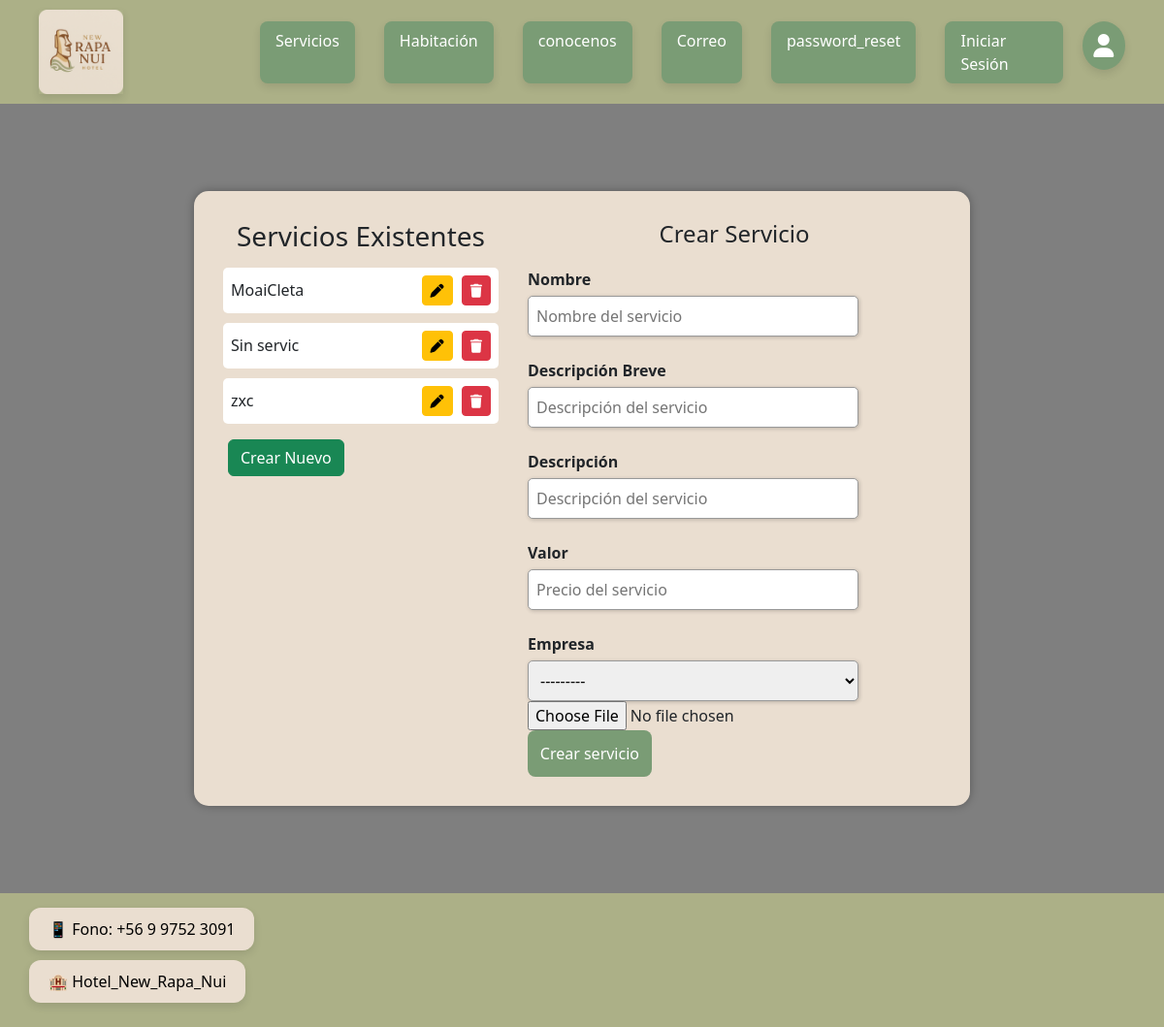
Screenshot of /listar_servicio/ with the database file from the repository.
### app/models.py (models this page shows, shortened)
class Servicio_Ext(models.Model):
    n_s_ext = models.CharField(max_length=10, primary_key=True)
    descripcion_breve = models.TextField(max_length=100,default='')
    descripcions_ext = models.TextField(max_length=100)
    precios_ext = models.IntegerField()
    empresa = models.ForeignKey(Empresa, on_delete=models.CASCADE)
    imagen = models.ImageField(upload_to='servicios', null=True)

### app/views.py (the view, shortened to what this page needs)
# urls.py: path("listar_servicio/", listar_servicio, name="listar_servicio"),
def listar_servicio(request):
    data = {
        'form': ServicioExtForm(),
        'servicios': Servicio_Ext.objects.all()
    }
    return render(request, "app/Empleados/crear-servicio-emp/crear-servicio-emp.html", data)

### app/forms.py
class ServicioExtForm(forms.ModelForm):
    class Meta:
        model = Servicio_Ext
        fields = '__all__'

### app/models.py (called while the page is built)
    def __str__(self):
        return self.Rut_empresa

### app/templates/app/Empleados/crear-servicio-emp/crear-servicio-emp.html (shortened to what this page needs)
{% extends 'app/base.html' %}
{% load static %}
{% block extra_css %}
  <link rel="stylesheet" href="{% static 'app/css/crear-servicio-emp.css' %}">
{% endblock %}
{% block content %}
<main class="contenedor-recuadro">
  <div class="recuadro-servicio">
    <div class="lado izquierdo">
      <h3>Servicios Existentes</h3>
      <ul>
        {% for p in servicios %}
          <li>
            {{ p.n_s_ext }}
            <span>
              <a class="btn btn-warning btn-sm" href="{% url 'modificar_servicio_ext' p.n_s_ext %}">
                <i class="fas fa-pen"></i>
              </a>
              <a class="btn btn-danger btn-sm" href="{% url 'eliminar_servicio_ext' p.n_s_ext %}">
                <i class="fas fa-trash"></i>
              </a>
            </span>
          </li>
        {% endfor %}
      </ul>
      <a class="btn btn-success" href="{% url 'listar_servicio' %}">Crear Nuevo</a>
    </div>
    <div class="lado derecho">
      <h2 class="reservaTitulo">Crear Servicio</h2>
      <form method="POST" enctype="multipart/form-data">
        <div class="titulosInputs"><p>Nombre</p></div>
        <input type="text" name="{{ form.n_s_ext.name }}" value="{{ form.n_s_ext.value|default_if_none:'' }}" placeholder="Nombre del servicio">
        <div class="titulosInputs"><p>Descripción Breve</p></div>
        <input type="text" name="{{ form.descripcion_breve.name }}" value="{{ form.descripcion_breve.value|default_if_none:'' }}" placeholder="Descripción del servicio">
        <div class="titulosInputs"><p>Descripción</p></div>
        <input type="text" name="{{ form.descripcions_ext.name }}" value="{{ form.descripcions_ext.value|default_if_none:'' }}" placeholder="Descripción del servicio">
        <div class="titulosInputs"><p>Valor</p></div>
        <input type="number" name="{{ form.precios_ext.name }}" value="{{ form.precios_ext.value|default_if_none:'' }}" placeholder="Precio del servicio">
        <div class="titulosInputs"><p>Empresa</p></div>
        {{ form.empresa }}
        {{ form.imagen }}
        <div class="contenedorInputs">
          <button type="submit" class="button">Crear servicio</button>
        </div>
      </form>
    </div>
  </div>
</main>
{% endblock %}

### app/static/app/css/base.css (style rules this page uses)
html, body { height: 100%; width: 100%; }
body { flex: 1; }
html, body { height: 100%; margin: 0; padding: 0; }
body { display: flex; flex-direction: column; min-height: 100vh; }
main { flex: 1; }

### app/static/app/css/habitacion-emp.css (style rules this page uses)
body { position: relative; background-image: url("../img/fondo.png"); background-size: cover; background-position: center; background-repeat: no-repeat; background-attachment: fixed; height: 100vh; }
body::before { content: ''; position: absolute; top: 0; left: 0; width: 100%; height: 100%; background: rgba(0, 0, 0, 0.5); z-index: -1; }

### app/static/app/css/crear-servicio-emp.css (style rules this page uses)
body { background: url("../img/fondo.png") no-repeat center center fixed; background-size: cover; position: relative; }
body::before { content: ""; position: fixed; top: 0; left: 0; width: 100%; height: 100%; background: rgba(0, 0, 0, 0.5); z-index: -1; }
.contenedor-recuadro { display: flex; justify-content: center; padding: 50px 5%; }
.recuadro-servicio { display: flex; flex-direction: row; background-color: #EADED0; border-radius: 15px; box-shadow: 0 0 10px rgba(0, 0, 0, 0.3); padding: 30px; width: 100%; max-width: 800px; gap: 30px; }
.lado.izquierdo { width: 40%; }
.lado.izquierdo h3 { text-align: center; margin-bottom: 15px; }
.lado.izquierdo ul { list-style: none; padding: 0; }
.lado.izquierdo li { display: flex; justify-content: space-between; align-items: center; margin-bottom: 10px; background: white; padding: 8px; border-radius: 5px; }
.lado.izquierdo .btn { margin-left: 5px; }
.lado.derecho { width: 60%; }
.reservaTitulo { font-size: 24px; margin-bottom: 20px; text-align: center; }
.titulosInputs p { margin: 8px 0 5px; font-weight: bold; }
input[type="text"], input[type="number"], select { width: 80%; padding: 8px; margin-bottom: 15px; border-radius: 5px; border: 1.5px solid #999; box-shadow: 1px 1px 4px rgba(0, 0, 0, 0.2); }
.button { width: 30%; padding: 12px; background-color: #7a9c75; color: white; font-size: 16px; border-radius: 8px; border: none; cursor: pointer; }

### app/static/app/css/agenda.css (style rules this page uses)
body { background-image: url("../img/fondo.png"); background-size: cover; background-position: center; background-repeat: no-repeat; background-attachment: fixed; height: 100vh; margin: 0; font-family: Arial, sans-serif; }
body::before { content: ''; position: fixed; top: 0; left: 0; width: 100%; height: 100%; background: rgba(0, 0, 0, 0.5); z-index: -1; }

### rows the page displays
Servicio_Ext: n_s_ext "MoaiCleta"
Servicio_Ext: n_s_ext "Sin servic"
Servicio_Ext: n_s_ext "zxc"
